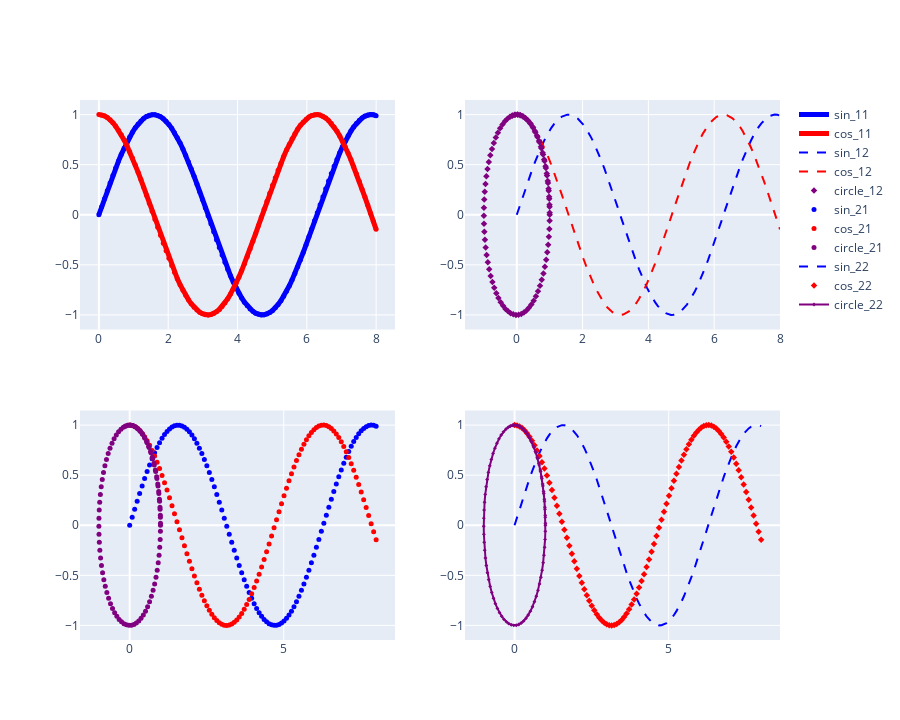

Notebook cell for this chart:
### Markdown cell above
Видоизмените композицию путём обновления элементов рисунка fig:

1. Увеличьте высоту изображения до 720
2. Для всех линий графиков из первой строки увеличьте их толщину до 5
3. Для всех маркеров из графиков второго столбца смените их тип на ромбы ("diamond")
4. Для всех графиков типа "линия" (НЕ "линия + маркеры") смените стиль на пунктир
5. Для всех графиков, обозначающих синус, смените цвет на синий, косинус - на красный, кольцо - на фиолетовый
    
При выполнении этого задания также позволяется использовать метод *for_each_trace* (вероятно, при выполнении одного из обновлений он вам пригодится).

### Code cell
# Увеличение высоты изображения
fig.update_layout(height=720)

# Функция для обновления всех графиков
fig.for_each_trace(
    lambda trace: trace.update(
        line={
            'width': 5 if trace.name in ['sin_11', 'cos_11'] else None,
            'dash': 'dash' if trace.mode == 'lines' and '+' not in trace.mode else None,
            'color': 'blue' if 'sin' in trace.name else 
                    'red' if 'cos' in trace.name and 'circle' not in trace.name else
                    'purple' if 'circle' in trace.name else None
        },
        marker={
            'symbol': 'diamond' if trace.name.endswith('12') or trace.name.endswith('22') else None,
            'color': 'blue' if 'sin' in trace.name and 'markers' in trace.mode else
                    'red' if 'cos' in trace.name and 'markers' in trace.mode and 'circle' not in trace.name else
                    'purple' if 'circle' in trace.name and 'markers' in trace.mode else None
        }
    )
)
